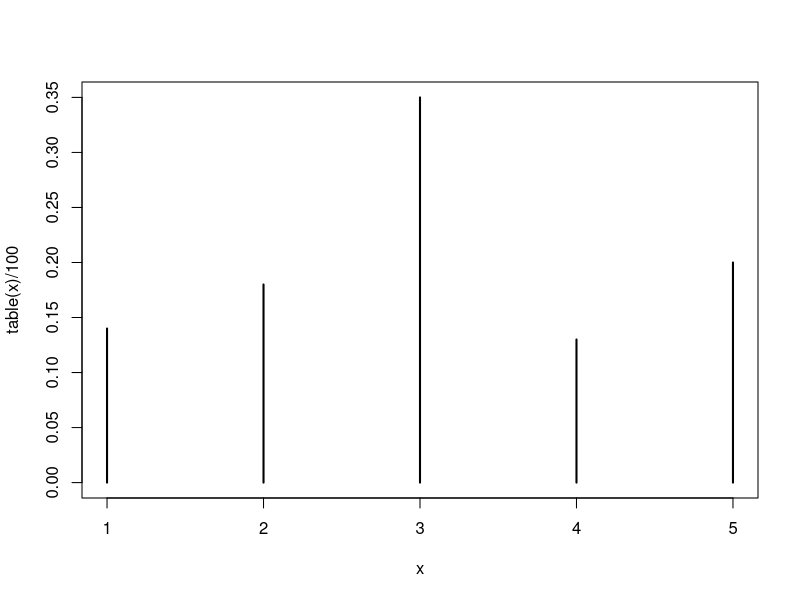
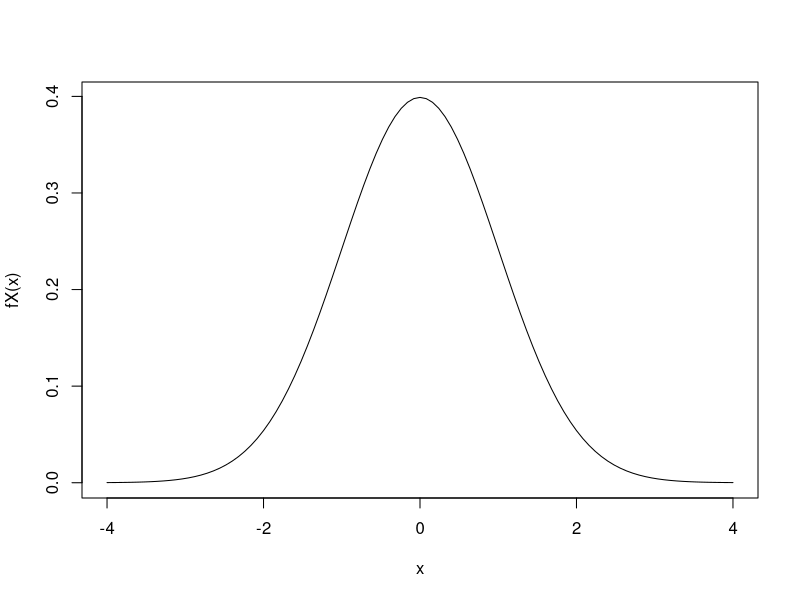

Recreate these plots in R, in order.
#Bai2
x=sample(1:5,size=100,replace=TRUE,prob=c(.1,.2,.3,.2,.2))
table(x)/100;
plot(table(x)/100,type="h")

#1a
k=0:8;
p=function(k){
	return (choose(8,k)*0.3^k*0.7^(8-k));}
F=function(k){
	return (sum(p(0:k)));}
F2=function(k){
	return (integrate(f,lower=-Inf,upper=k));}  

#1b
f=function(x,mu=0,sigma=1){
	return (1/sqrt(2*pi*sigma^2)*exp(-((x-mu)^2)/(2*sigma^2)));}
curve(f,from=-4,to=4,ylab="fX(x)");

#2a
#plot(k,p(k),type="h",ylab="P(X=x)")


#Bai1
f=function(p){
	return (0.07*p^(-0.93));
}
integrate(f,lower=0,upper=1);


